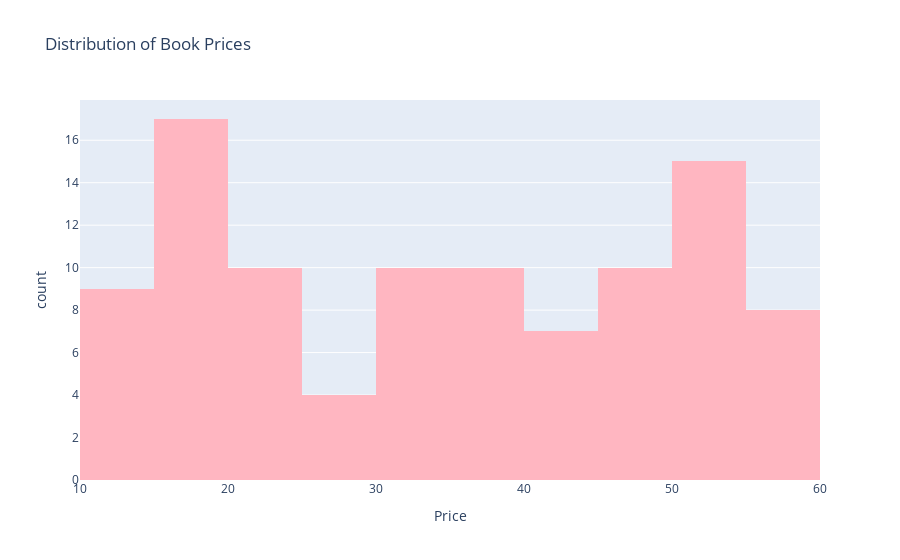

Write notebook code for a chart like this one.
### Code cell
fig = px.histogram(df, x='Price', nbins=20,
                   title='Distribution of Book Prices',
                   color_discrete_sequence=['#FFB6C1'])
fig.show()

### Figure 1 — Plotly figure (JSON) as saved in the notebook; plotly's stock layout.template omitted (floating-point values rounded to 4 significant figures)
{"data": [{"bingroup": "x", "hovertemplate": "Price=%{x}<br>count=%{y}<extra></extra>", "legendgroup": "", "marker": {"color": "#FFB6C1", "pattern": {"shape": ""}}, "name": "", "nbinsx": 20, "orientation": "v", "showlegend": false, "type": "histogram", "x": [51.77, 53.74, 50.1, 47.82, 54.23, 22.65, 33.34, 17.93, 22.6, 52.15, 13.99, 20.66, 17.46, 52.29, 35.02, 57.25, 23.88, 37.59, 51.33, 45.17, 12.84, 37.32, 30.52, 25.27, 34.53, 54.64, 22.5, 53.13, 40.3, 44.18, 17.66, 31.05, 23.82, 36.89, 15.94, 33.29, 18.02, 19.63, 52.22, 33.63, 57.31, 26.41, 47.61, 23.11, 45.07, 31.77, 50.27, 14.27, 44.18, 18.78, 25.52, 16.28, 31.12, 19.49, 17.27, 19.09, 56.13, 56.41, 56.5, 45.22, 38.16, 54.11, 42.96, 23.89, 16.77, 20.59, 37.13, 56.06, 58.11, 49.05, 40.76, 19.73, 32.24, 41.83, 39.58, 39.25, 25.02, 51.04, 19.83, 50.4, 13.61, 13.34, 18.97, 36.28, 10.16, 15.44, 48.41, 46.35, 14.07, 14.86, 33.37, 56.4, 14.02, 46.91, 45.61, 19.92, 40.11, 53.9, 35.67, 22.0], "xaxis": "x", "yaxis": "y"}], "layout": {"barmode": "relative", "legend": {"tracegroupgap": 0}, "title": {"text": "Distribution of Book Prices"}, "xaxis": {"anchor": "y", "domain": [0, 1], "title": {"text": "Price"}}, "yaxis": {"anchor": "x", "domain": [0, 1], "title": {"text": "count"}}}}
